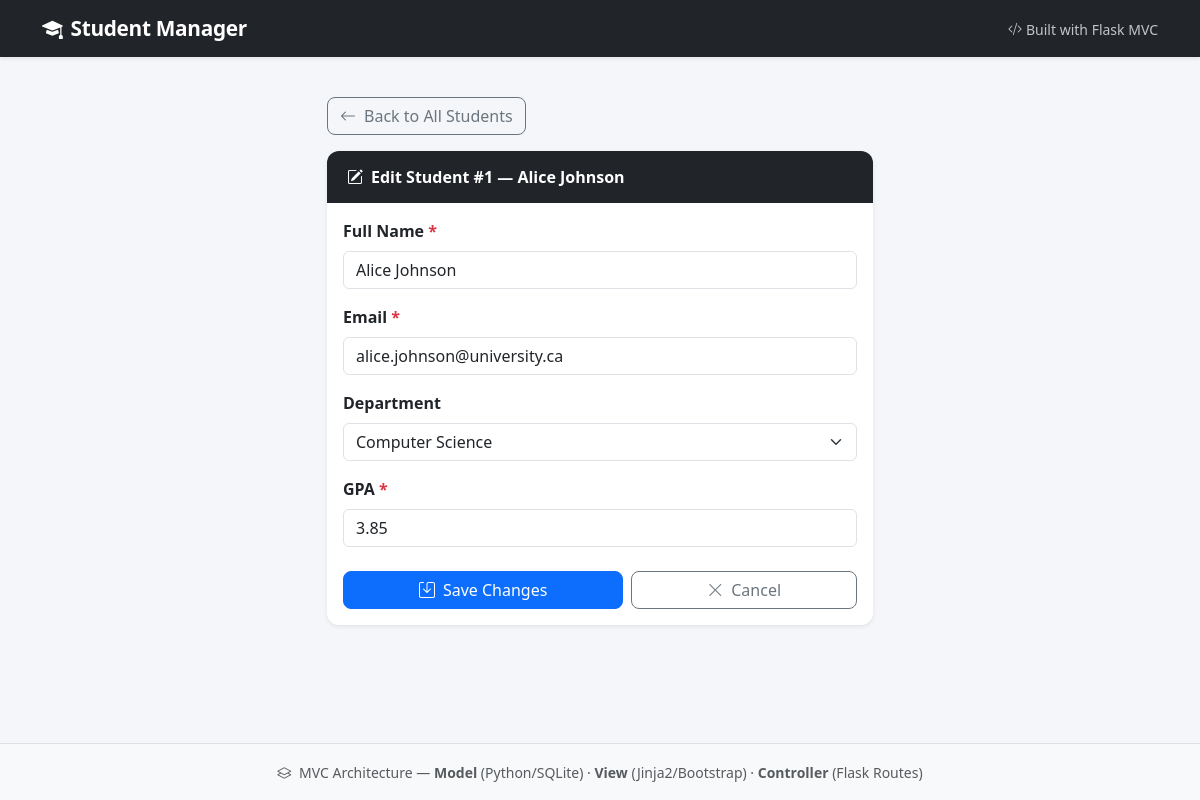
Screenshot of /edit/1 with the database file from the repository.
### tables this page shows
CREATE TABLE students (
            id INTEGER PRIMARY KEY AUTOINCREMENT,
            name TEXT NOT NULL,
            email TEXT NOT NULL,
            department TEXT DEFAULT 'Computer Science',
            gpa REAL DEFAULT 0.0,
            created_at TEXT DEFAULT CURRENT_TIMESTAMP
        );

### routes.py (the view)
@main.route("/edit/<int:student_id>")
def edit_student(student_id):
    student = models.get_student_by_id(student_id)
    if student is None:
        flash("Student not found!", "danger")
        return redirect(url_for("main.index"))
    return render_template("edit.html", student=student)

### models.py (called while the page is built)
def get_db():
    conn = sqlite3.connect(DATABASE)
    conn.row_factory = sqlite3.Row
    return conn

def get_student_by_id(student_id):
    conn = get_db()
    student = conn.execute(
        "SELECT * FROM students WHERE id = ?", (student_id,)
    ).fetchone()
    conn.close()
    return student

### templates/edit.html (shortened to what this page needs)
{% extends "base.html" %}
{% block content %}
<div class="row justify-content-center">
    <div class="col-lg-6">
        <a href="/" class="btn btn-outline-secondary mb-3">
            <i class="bi bi-arrow-left me-2"></i>Back to All Students
        </a>
        <div class="card border-0 shadow-sm">
            <div class="card-header bg-dark text-white">
                <i class="bi bi-pencil-square me-2"></i>Edit Student #{{ student.id }} — {{ student.name }}
            </div>
            <div class="card-body">
                <form action="/update/{{ student.id }}" method="POST">
                    <div class="mb-3">
                        <label for="name" class="form-label fw-semibold">
                            Full Name <span class="text-danger">*</span>
                        </label>
                        <input type="text" class="form-control" id="name"
                               name="name" value="{{ student.name }}" required>
                    </div>
                    <div class="mb-3">
                        <label for="email" class="form-label fw-semibold">
                            Email <span class="text-danger">*</span>
                        </label>
                        <input type="email" class="form-control" id="email"
                               name="email" value="{{ student.email }}" required>
                    </div>
                    <div class="mb-3">
                        <label for="department" class="form-label fw-semibold">Department</label>
                        <select class="form-select" id="department" name="department">
                            {% for dept in ['Computer Science', 'Electrical Engineering', 'Mathematics', 'Physics', 'Chemistry', 'Biology'] %}
                                <option value="{{ dept }}" {% if student.department == dept %}selected{% endif %}>
                                    {{ dept }}
                                </option>
                            {% endfor %}
                        </select>
                    </div>
                    <div class="mb-4">
                        <label for="gpa" class="form-label fw-semibold">
                            GPA <span class="text-danger">*</span>
                        </label>
                        <input type="number" class="form-control" id="gpa"
                               name="gpa" value="{{ student.gpa }}"
                               min="0" max="4" step="0.01" required>
                    </div>
                    <div class="d-flex gap-2">
                        <button type="submit" class="btn btn-primary flex-fill">
                            <i class="bi bi-save me-2"></i>Save Changes
                        </button>
                        <a href="/" class="btn btn-outline-secondary flex-fill">
                            <i class="bi bi-x-lg me-2"></i>Cancel
                        </a>
                    </div>
                </form>
            </div>
        </div>
    </div>
</div>
{% endblock %}

### static/style.css (style rules this page uses)
body { background-color: #f4f6f9; min-height: 100vh; display: flex; flex-direction: column; }
.card { border-radius: 12px; overflow: hidden; }
.card-header { border-bottom: none; padding: 14px 20px; font-weight: 600; }
.btn { border-radius: 8px; font-weight: 500; }

### rows the page displays
students: id "1", name "Alice Johnson", email "alice.johnson@university.ca", department "Computer Science", gpa "3.85"
